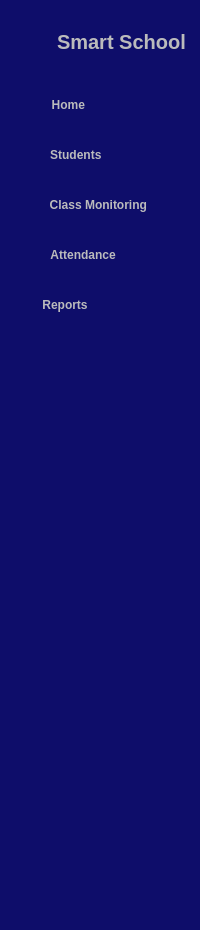
       <widget class="QWidget" name="icon_text_widget" native="true">
        <property name="minimumSize">
         <size>
          <width>0</width>
          <height>820</height>
         </size>
        </property>
        <property name="styleSheet">
         <string notr="true">QWidget{
	background-color: rgb(14, 13, 106);
	color: #bbbbbc;
	border-radius: 15px;
}

QPushButton{
	height: 30px;
	border: none;
}</string>
        </property>
        <layout class="QVBoxLayout" name="verticalLayout_2">
         <property name="topMargin">
          <number>30</number>
         </property>
         <item>
          <layout class="QHBoxLayout" name="horizontalLayout">
           <property name="spacing">
            <number>6</number>
           </property>
           <item>
            <widget class="QLabel" name="label_2">
             <property name="maximumSize">
              <size>
               <width>40</width>
               <height>40</height>
              </size>
             </property>
             <property name="text">
              <string/>
             </property>
             <property name="pixmap">
              <pixmap resource="resources.qrc">:/Icons/school (6).png</pixmap>
             </property>
             <property name="scaledContents">
              <bool>true</bool>
             </property>
            </widget>
           </item>
           <item>
            <widget class="QLabel" name="label_3">
             <property name="font">
              <font>
               <family>MS Shell Dlg 2</family>
               <pointsize>15</pointsize>
               <weight>75</weight>
               <bold>true</bold>
              </font>
             </property>
             <property name="text">
              <string>Smart School</string>
             </property>
            </widget>
           </item>
          </layout>
         </item>
         <item>
          <layout class="QVBoxLayout" name="verticalLayout">
           <property name="spacing">
            <number>20</number>
           </property>
           <property name="topMargin">
            <number>30</number>
           </property>
           <item>
            <widget class="QPushButton" name="home_2">
             <property name="font">
              <font>
               <weight>75</weight>
               <bold>true</bold>
              </font>
             </property>
             <property name="styleSheet">
              <string notr="true">QPushButton{
	padding-left: -70px;
	font-weight: bold;
}
QPushButton:checked{
	background-color: #52452a;
	border-radius: 3px;
	color: #fec701;
	font-weight: bold;
	/*font-color: #fec701;*/
}</string>
             </property>
             <property name="text">
              <string>  Home</string>
             </property>
             <property name="icon">
              <iconset resource="resources.qrc">
               <normaloff>:/Icons/home (6).png</normaloff>
               <normalon>:/Icons/home (3).png</normalon>
               <activeon>:/Icons/home (3).png</activeon>:/Icons/home (6).png</iconset>
             </property>
             <property name="iconSize">
              <size>
               <width>20</width>
               <height>16</height>
              </size>
             </property>
             <property name="checkable">
              <bool>true</bool>
             </property>
             <property name="autoExclusive">
              <bool>true</bool>
             </property>
            </widget>
           </item>
           <item>
            <widget class="QPushButton" name="students_2">
             <property name="font">
              <font>
               <weight>75</weight>
               <bold>true</bold>
              </font>
             </property>
             <property name="styleSheet">
              <string notr="true">QPushButton{
	padding-left: -55px;
	font-weight: bold
}
QPushButton:checked{
	background-color: #52452a;
	border-radius: 3px;
	color: #fec701;
	font: bold;
	/*font-color: #fec701;*/
}</string>
             </property>
             <property name="text">
              <string>  Students</string>
             </property>
             <property name="icon">
              <iconset resource="resources.qrc">
               <normaloff>:/Icons/education (6).png</normaloff>
               <normalon>:/Icons/education (3).png</normalon>
               <activeon>:/Icons/education (3).png</activeon>:/Icons/education (6).png</iconset>
             </property>
             <property name="iconSize">
              <size>
               <width>20</width>
               <height>20</height>
              </size>
             </property>
             <property name="checkable">
              <bool>true</bool>
             </property>
             <property name="autoExclusive">
              <bool>true</bool>
             </property>
            </widget>
           </item>
           <item>
            <widget class="QPushButton" name="classMonitoring_2">
             <property name="font">
              <font>
               <weight>75</weight>
               <bold>true</bold>
              </font>
             </property>
             <property name="styleSheet">
              <string notr="true">QPushButton{
	padding-left: -10px;
	font-weight: bold
}
QPushButton:checked{
	background-color: #52452a;
	border-radius: 3px;
	color: #fec701;
	font: bold;
}</string>
             </property>
             <property name="text">
              <string>  Class Monitoring</string>
             </property>
             <property name="icon">
              <iconset resource="resources.qrc">
               <normaloff>:/Icons/classroom (6).png</normaloff>
               <normalon>:/Icons/classroom (3).png</normalon>:/Icons/classroom (6).png</iconset>
             </property>
             <property name="iconSize">
              <size>
               <width>20</width>
               <height>20</height>
              </size>
             </property>
             <property name="checkable">
              <bool>true</bool>
             </property>
             <property name="autoExclusive">
              <bool>true</bool>
             </property>
            </widget>
           </item>
           <item>
            <widget class="QPushButton" name="attendance_2">
             <property name="font">
              <font>
               <weight>75</weight>
               <bold>true</bold>
              </font>
             </property>
             <property name="styleSheet">
              <string notr="true">QPushButton{
	padding-left: -40px;
	font-weight: bold
}
QPushButton:checked{
	background-color: #52452a;
	border-radius: 3px;
	color: #fec701;
	font: bold;
}</string>
             </property>
             <property name="text">
              <string>  Attendance</string>
             </property>
             <property name="icon">
              <iconset resource="resources.qrc">
               <normaloff>:/Icons/calendar (6).png</normaloff>
               <normalon>:/Icons/calendar (3).png</normalon>:/Icons/calendar (6).png</iconset>
             </property>
             <property name="iconSize">
              <size>
               <width>18</width>
               <height>18</height>
              </size>
             </property>
             <property name="checkable">
              <bool>true</bool>
             </property>
             <property name="autoExclusive">
              <bool>true</bool>
             </property>
            </widget>
           </item>
           <item>
            <widget class="QPushButton" name="reports_2">
             <property name="font">
              <font>
               <weight>75</weight>
               <bold>true</bold>
              </font>
             </property>
             <property name="styleSheet">
              <string notr="true">QPushButton{
	padding-left: -70px;
	font-weight: bold
}
QPushButton:checked{
	background-color: #52452a;
	border-radius: 3px;
	color: #fec701;
	font: bold;
	/*font-color: #fec701;*/
}</string>
             </property>
             <property name="text">
              <string>Reports</string>
             </property>
             <property name="icon">
              <iconset resource="resources.qrc">
               <normaloff>:/Icons/report (6).png</normaloff>
               <normalon>:/Icons/report (3).png</normalon>
               <activeon>:/Icons/report (3).png</activeon>:/Icons/report (6).png</iconset>
             </property>
             <property name="iconSize">
              <size>
               <width>20</width>
               <height>20</height>
              </size>
             </property>
             <property name="checkable">
              <bool>true</bool>
             </property>
             <property name="autoExclusive">
              <bool>true</bool>
             </property>
            </widget>
           </item>
          </layout>
         </item>
         <item>
          <spacer name="verticalSpacer">
           <property name="orientation">
            <enum>Qt::Vertical</enum>
           </property>
           <property name="sizeHint" stdset="0">
            <size>
             <width>17</width>
             <height>599</height>
            </size>
           </property>
          </spacer>
         </item>
        </layout>
       </widget>
